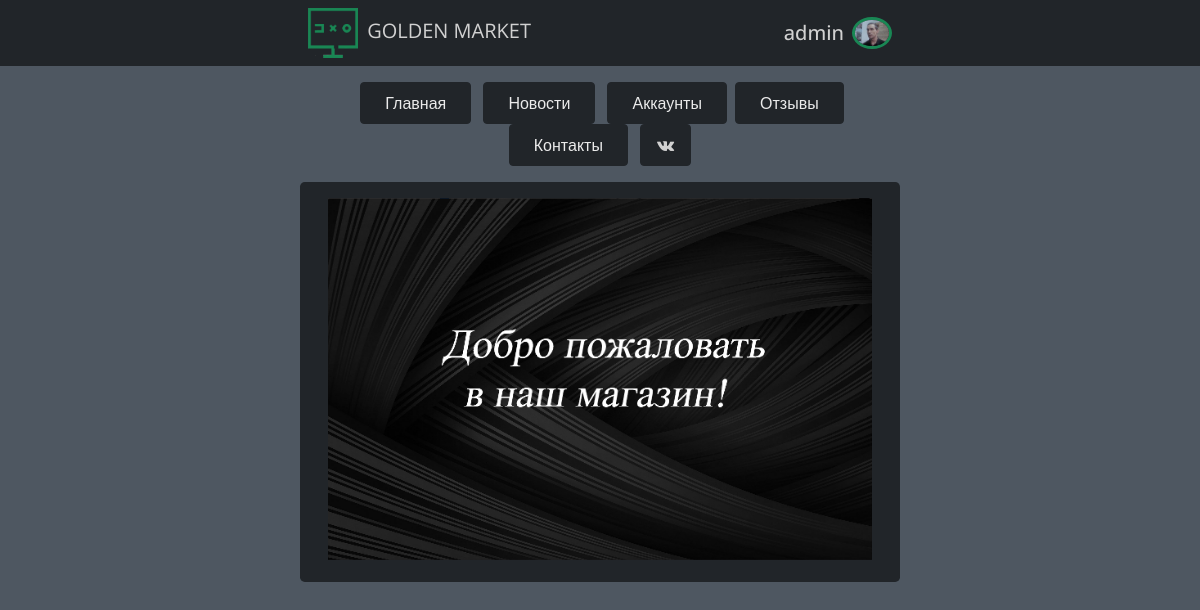
The page / (signed in) on the database its author committed.
### data/users.py (models this page shows, shortened)
class User(SqlAlchemyBase, UserMixin):
    __tablename__ = 'users'
    id = sqlalchemy.Column(sqlalchemy.Integer,
                           primary_key=True, autoincrement=True)
    name = sqlalchemy.Column(sqlalchemy.String, nullable=True)
    email = sqlalchemy.Column(sqlalchemy.String,
                              index=True, unique=True, nullable=True)
    photo = sqlalchemy.Column(sqlalchemy.String,
                              index=True, unique=False, nullable=True, default='-')
    is_photo = sqlalchemy.Column(sqlalchemy.Boolean,
                                 index=True, unique=False, nullable=True, default=0)
    hashed_password = sqlalchemy.Column(sqlalchemy.String, nullable=True)
    created_date = sqlalchemy.Column(sqlalchemy.DateTime,
                                     default=datetime.datetime.now)
    news = orm.relation("News", back_populates='user')

### main.py (the view)
@app.route('/')
def index():
    if current_user.is_authenticated:
        return render_template('startpage.html', title='Главная',
                               photo=current_user.photo, is_photo=current_user.is_photo)
    return render_template('startpage.html', title='Главная')

### data/db_session.py (called while the page is built)
def create_session() -> Session:
    global __factory
    return __factory()

### main.py (called while the page is built)
@login_manager.user_loader
def load_user(user_id):
    db_sess = db_session.create_session()
    return db_sess.query(User).get(user_id)

### templates/startpage.html (shortened to what this page needs)
{% extends "base.html" %}
{% block content %}
<div class="container w-50 bg-dark rounded-3 mt-3 p-3">
    <div class="container text-center">
        <div id="carousel" class="carousel slide d-inline-block" data-ride="carousel">
            <div id="carouselExampleIndicators" class="carousel slide" data-ride="carousel">
                <div class="carousel-inner">
                    <div class="carousel-item active">
                        <img class="img" width="700" height="1050"
                             src="{{url_for('static', filename='img/startpage_1.png')}}" alt="...">
                    </div>
                </div>
            </div>
        </div>
    </div>
</div>
{% endblock %}

### templates/base.html (shortened to what this page needs)
<!DOCTYPE html>
<html lang="en" style="">
<head>
    <link href="https://cdn.jsdelivr.net/npm/bootstrap@5.0.0-beta3/dist/css/bootstrap.min.css"
          rel="stylesheet"
>
    <link rel="stylesheet"
          href="https://maxcdn.bootstrapcdn.com/font-awesome/4.7.0/css/font-awesome.min.css">
    <link rel="stylesheet" href="static/css/style.css" type="text/css">
</head>
<body class="container-fluid p-0">
<header class="container-fluid bg-dark p-0 m-0">
    <nav class="navbar navbar-white bg-dark p-0 m-0 w-50 mx-auto">
        <div class="navbar-brand text-center m-2 p-0">
            <a href="/">
                <img src="{{ url_for('static', filename='img/site-logo.png') }}"
                     class="me-1" width="50" height="50">
            </a>
            GOLDEN MARKET
        </div>
        {% if current_user.is_authenticated %}
        <div class="dropdown d-flex m-2 p-0">
            <h5 class="dropdown my-auto mx-2" id="dropdownMenuLabel"
                data-toggle="dropdown"
                aria-haspopup="true" aria-expanded="false">{{ current_user.name }}</h5>
            <button class="dropdown bg-dark border-0 p-0" type="button" id="dropdownMenuButton"
                    data-toggle="dropdown"
                    aria-haspopup="true" aria-expanded="false">
                {% if is_photo %}
                <img src="{{ photo }}" width="40" height="40"
                     class="rounded-circle border border-3 border-success">
                {% endif %}
            </button>
        </div>
        {% endif %}
    </nav>
</header>
<main>
    <div class="container-fluid w-50 mt-3 p-0 text-center rounded-3">
        <a href="/" class="mx-1">
            <button class="simple-btn btn btn-dark px-4 py-2">Главная</button>
        </a>
        <a href="/news" class="mx-1">
            <button class="simple-btn btn btn-dark px-4 py-2">Новости</button>
        </a>
        <a href="/market" class="mx-1">
            <button class="simple-btn btn btn-dark mx-auto px-4 py-2">Аккаунты</button>
        </a>
        <a class="mx-auto" href="/reviews">
            <button class="simple-btn btn btn-dark px-4 py-2">Отзывы</button>
        </a>
        <a href="/contacts" class="mx-1">
            <button class="simple-btn btn btn-dark px-4 py-2">Контакты</button>
        </a>
        <a href="https://vk.com/public203487503" class="mx-1" target="_blank">
            <button class="btn btn-dark px-3 py-2">
                <i class="fa fa-vk w-100" aria-hidden="true"></i>
            </button>
        </a>
    </div>
    {% block content %}
    {% endblock %}
</main>
</body>
</html>

### static/css/style.css (style rules this page uses)
a { text-decoration: none !important; border: none !important; }

### templates/base.html (style rules this page uses)
* { font-family: 'Open Sans', sans-serif; color: #d1d1d1; }
body { background-color: #4e5761; }
.simple-btn { color: #ebebeb !important; }
img { max-width:100%; height: 100%; }

### rows shown on the page
User: name "admin", photo (picture)
